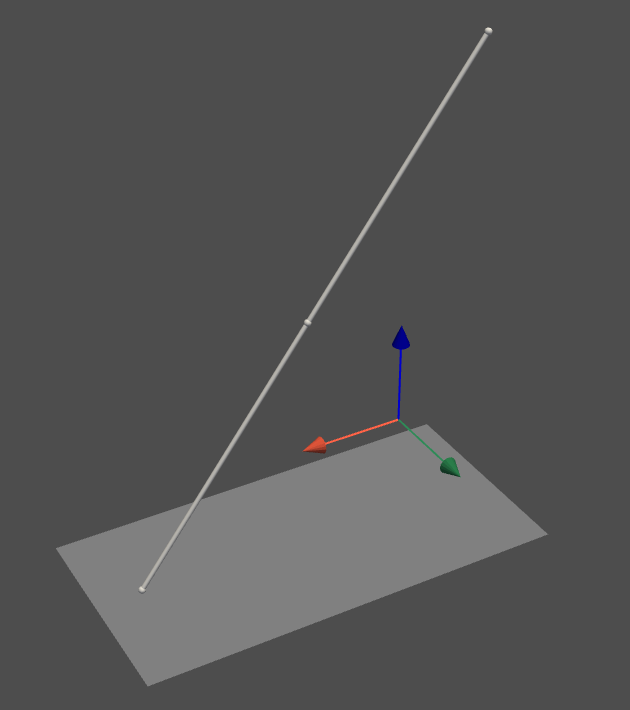

Generate this figure with Python:
#!/usr/bin/env python3
# -*- coding: utf-8 -*-
"""
3D beam example using VTK to visualize

@author: Andreas Åmand
"""

import sys
#import vtk
#from PyQt5.QtWidgets import *
#from PyQt5.QtCore import *
#from PyQt5 import uic
#from vtk.qt.QVTKRenderWindowInteractor import QVTKRenderWindowInteractor
import calfem.core as cfc
import numpy as np
#from numpy import *
#sys.path.append('../')
import vis_pv as cfvp
#import core_beam_extensions as cfcb
#import PyQt5
from PyQt5 import Qt
#import vedo as v

#import model

#cfvv.MainWindow()

#def model():
K = np.zeros([18,18])
f = np.zeros([18,1])
f[7,0] = -3000
coord = np.array([
    [3, 1, 0],
    [1.5, 1, 2],
    [0, 1, 4]
])
dof = np.array([
    [ 1, 2, 3, 4, 5, 6],
    [ 7, 8, 9,10,11,12],
    [13,14,15,16,17,18]
])
edof = np.array([
    [1, 2, 3, 4, 5, 6, 7, 8, 9, 10, 11, 12],
    [7, 8, 9, 10, 11, 12, 13, 14, 15, 16, 17, 18]
])
ex,ey,ez = cfc.coordxtr(edof,coord,dof)
#elements, nodes = cfvv.beam.set_geometry(edof,coord,dof)
#nodes = cfvm.beam3d.geometry(coord)
#nodes, elements = cfvv.beam3d.geometry(edof,coord,dof)
nodes, elements = cfvp.beam3d.geometry(edof,coord,dof)

eo = np.array([-3, 4, 0])

E = 210000000
v = 0.3
G = E/(2*(1+v))
A = 11250*0.000001
Iy = 63.1*0.000001
Iz = 182.6*0.000001
Kv = 0.856*0.000001

ep = [E, G, A, Iy, Iz, Kv]

for i in range(2):
    Ke = cfc.beam3e(ex[i], ey[i], ez[i], eo, ep)
    K = cfc.assem(edof[i],K,Ke)

bcPrescr = np.array([1, 2, 3, 4, 7, 9, 13, 14, 15, 16])
a, r = cfc.solveq(K, f, bcPrescr)

ed = cfc.extractEldisp(edof,a)

es = np.zeros((4,6))
for i in range(2):
    #ed[i] = cfc.extractEldisp(edof[i],a)
    es[2*i:2*i+2,0:6] = cfc.beam3s(ex[i],ey[i],ez[i],eo,ep,ed[i])

#    return coord, dof, edof

#t=np.linspace(0,2*np.pi,50)
#u=np.cos(t)*np.pi

#x,y,z = np.sin(u), np.cos(u), np.sin(t)

#mlab.points3d(x,y,z)
"""
if __name__ == "__main__":
    app = QApplication(sys.argv)
    ex = cfvv.MainWindow(elements,nodes)
    ex.show()
    sys.exit(app.exec_())

if __name__ == "__main__":
    app = Qt.QApplication(sys.argv)
    window = cfvp.MainWindow(nodes,elements)
    #app.aboutToQuit.connect(cfvv.MainWindow.onClose) # <-- connect the onClose event
    app.exec_()
"""
if __name__ == '__main__':
    #app = QtWidgets.QApplication(sys.argv)
    app = Qt.QApplication(sys.argv)
    #window = MyMainWindow()
    window = cfvp.MainWindow(nodes,elements)
    sys.exit(app.exec_())
